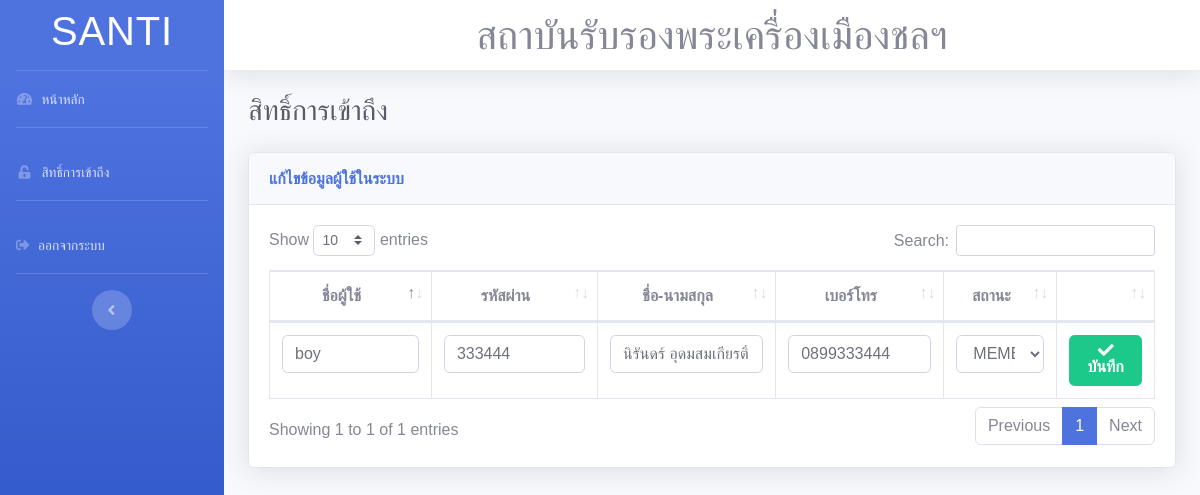
The app's page /a/page/admin/edit.php?member_id=2 (signed in) with its own data.
### tables this page shows
CREATE TABLE `tb_member` (
  `member_id` int(11) NOT NULL,
  `member_user` varchar(255) DEFAULT NULL,
  `member_pass` varchar(255) DEFAULT NULL,
  `member_name` varchar(255) DEFAULT NULL,
  `member_tel` varchar(255) DEFAULT NULL,
  `status` int(11) DEFAULT NULL
);

### a/page/admin/edit.php (the view, shortened to what this page needs)
<?php include("../../../config/dbConnection.php") ?>
<!DOCTYPE html>
<html lang="en">
<head>
  <link href="../../vendor/fontawesome-free/css/all.min.css" rel="stylesheet" type="text/css">
  <link href="../../css/sb-admin-2.min.css" rel="stylesheet">
  <link href="../../vendor/datatables/dataTables.bootstrap4.min.css" rel="stylesheet">
</head>
<body id="page-top">
  <div id="wrapper">
  <?php include("../../include/menu.php")?>
    <div id="content-wrapper" class="d-flex flex-column">
      <div id="content">
      <?php include("../../include/nav.php")?>
        <div class="container-fluid">
          <div class="d-sm-flex align-items-center justify-content-between mb-4">
            <h1 class="h3 mb-0 text-gray-800">สิทธิ์การเข้าถึง</h1>
          </div>
          <div class="content">
            <div class="card shadow mb-4">
              <div class="card-header py-3">
                <h6 class="m-0 font-weight-bold text-primary">แก้ไขข้อมูลผู้ใช้ในระบบ</h6>
              </div>
              <div class="card-body">
                <div class="table-responsive">
                  <?php
                     $strmember_id = null;
                     if (isset($_GET["member_id"])) {
                         $strmember_id = $_GET["member_id"];
                     }
                     $sql = $conn->prepare("SELECT * FROM tb_member WHERE member_id = ?");
                     $sql->execute([$strmember_id]);
                     $result = $sql->fetch(PDO::FETCH_ASSOC);
                  ?>
                  <form action="editsave.php" name="frmAdd" method="post">
                <table class="table table-bordered" id="dataTable" width="100%" cellspacing="0">
                  <thead>
                    <tr>
                      <th><center>ชื่อผู้ใช้</center></th>
                      <th><center>รหัสผ่าน</center></th>
                      <th><center>ชื่อ-นามสกุล</center></th>
                      <th><center>เบอร์โทร</center></th>
                      <th><center>สถานะ</center></th>
                      <th></th>
                    </tr>
                  </thead>
              <tr>
                <td><input type="text" class="form-control" name="member_user" value="<?php echo $result["member_user"];?>"></td>
                <td><input type="text" class="form-control" name="member_pass" value="<?php echo $result["member_pass"];?>"></td>
                <td><input type="text" class="form-control" name="member_name" value="<?php echo $result["member_name"];?>"></td>
                <td><input type="text" class="form-control" name="member_tel" value="<?php echo $result["member_tel"];?>"></td>
                <td>
                  <select name="status" id="status" class="form-control">
                    <option value="2" <?php if($result["status"]=='2'){echo "selected";};?>>MEMBER</option>
                  </select>
                </td>
                <td><center>
                  <button type="submit" class="btn btn-success" name="button"><i class="fa fa-check"> บันทึก</i></button>
                  </center>
                </td>
              </tr>
            </table>
          </form>
          </div>
        </div>
      </div>
          </div>
        </div>
      </div>
    </div>
  </div>
</body>
</html>

### a/page/admin/edit.php (style rules this page uses)
body { margin: 0; font-family: Arial, Helvetica, sans-serif; }

### records on screen
tb_member: member_user "boy", member_pass "333444", member_name "นิรันดร์ อุดมสมเกียรติ์", member_tel "0899333444", status "MEMBER"

### other values on screen
$rsname0 "SANTI"
